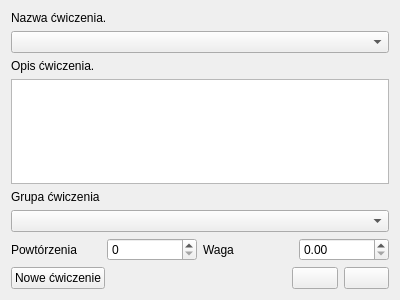
<?xml version="1.0" encoding="UTF-8"?>
<ui version="4.0">
 <class>adding_exercise</class>
 <widget class="QWidget" name="adding_exercise">
  <property name="geometry">
   <rect>
    <x>0</x>
    <y>0</y>
    <width>400</width>
    <height>300</height>
   </rect>
  </property>
  <property name="windowTitle">
   <string>Dodawanie ćwiczenia</string>
  </property>
  <property name="windowIcon">
   <iconset resource="resources.qrc">
    <normaloff>:/icons/add_task_black_24dp.svg</normaloff>:/icons/add_task_black_24dp.svg</iconset>
  </property>
  <layout class="QVBoxLayout" name="verticalLayout_2">
   <item>
    <layout class="QVBoxLayout" name="verticalLayout" stretch="0,0,0,0,0,0,0,1">
     <item>
      <widget class="QLabel" name="Nazwa_cwiczenia_L">
       <property name="text">
        <string>Nazwa ćwiczenia.</string>
       </property>
      </widget>
     </item>
     <item>
      <widget class="QComboBox" name="Name_CB"/>
     </item>
     <item>
      <widget class="QLabel" name="Opis_cwiczenia_L">
       <property name="text">
        <string>Opis ćwiczenia.</string>
       </property>
      </widget>
     </item>
     <item>
      <widget class="QTextBrowser" name="Description_TB"/>
     </item>
     <item>
      <widget class="QLabel" name="GrupaC_L">
       <property name="text">
        <string>Grupa ćwiczenia</string>
       </property>
      </widget>
     </item>
     <item>
      <widget class="QComboBox" name="GroupEx_CB">
       <property name="contextMenuPolicy">
        <enum>Qt::DefaultContextMenu</enum>
       </property>
      </widget>
     </item>
     <item>
      <layout class="QHBoxLayout" name="horizontalLayout_2">
       <item>
        <widget class="QLabel" name="RepsL">
         <property name="text">
          <string>Powtórzenia</string>
         </property>
        </widget>
       </item>
       <item>
        <widget class="QSpinBox" name="RepsS"/>
       </item>
       <item>
        <widget class="QLabel" name="WeightL">
         <property name="text">
          <string>Waga</string>
         </property>
        </widget>
       </item>
       <item>
        <widget class="QDoubleSpinBox" name="WeightDS">
         <property name="maximum">
          <double>1000.000000000000000</double>
         </property>
         <property name="singleStep">
          <double>0.250000000000000</double>
         </property>
        </widget>
       </item>
      </layout>
     </item>
     <item>
      <layout class="QHBoxLayout" name="horizontalLayout" stretch="0,4,1,1">
       <item>
        <widget class="QPushButton" name="addNewExB">
         <property name="text">
          <string>Nowe ćwiczenie</string>
         </property>
         <property name="iconSize">
          <size>
           <width>24</width>
           <height>24</height>
          </size>
         </property>
        </widget>
       </item>
       <item>
        <spacer name="horizontalSpacer">
         <property name="orientation">
          <enum>Qt::Horizontal</enum>
         </property>
         <property name="sizeHint" stdset="0">
          <size>
           <width>40</width>
           <height>20</height>
          </size>
         </property>
        </spacer>
       </item>
       <item>
        <widget class="QPushButton" name="AcceptB">
         <property name="text">
          <string/>
         </property>
         <property name="icon">
          <iconset resource="resources.qrc">
           <normaloff>:/icons/add_task_black_24dp.svg</normaloff>:/icons/add_task_black_24dp.svg</iconset>
         </property>
         <property name="iconSize">
          <size>
           <width>24</width>
           <height>24</height>
          </size>
         </property>
        </widget>
       </item>
       <item>
        <widget class="QPushButton" name="DeclineB">
         <property name="text">
          <string/>
         </property>
         <property name="icon">
          <iconset resource="resources.qrc">
           <normaloff>:/icons/highlight_off_black_24dp.svg</normaloff>:/icons/highlight_off_black_24dp.svg</iconset>
         </property>
         <property name="iconSize">
          <size>
           <width>24</width>
           <height>24</height>
          </size>
         </property>
        </widget>
       </item>
      </layout>
     </item>
    </layout>
   </item>
  </layout>
 </widget>
 <resources>
  <include location="resources.qrc"/>
 </resources>
 <connections/>
</ui>
